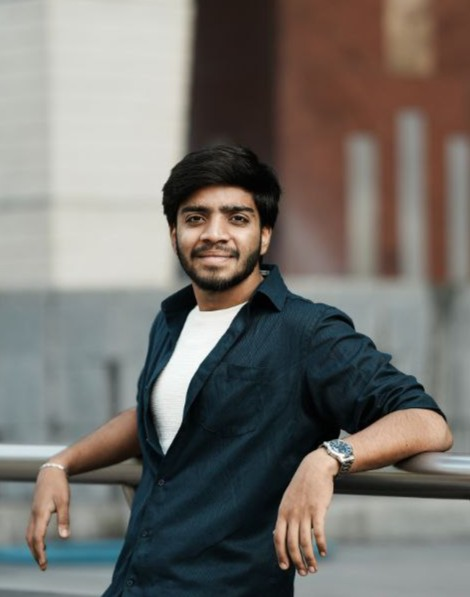
#> input picture samples/photo_2025-08-03_11-24-45.jpg, 470 x 597 px
$ python detect_image.py -i ../samples/photo_2025-08-03_11-24-45.jpg
#> lines starting #> are read from the running program, lines starting #| are printed output that depends on the picture; after the words box and inside, x2 and y2 are one past the last pixel; in counts of white or black regions, pixels touching at a corner belong together
import argparse
from pathlib import Path
import cv2

def detect_faces(image_path: Path, out_dir: Path, show: bool):
    # Check if input image exists
#> called with show = False
    if not image_path.exists():
        raise FileNotFoundError(f"Image not found: {image_path}")

    out_dir.mkdir(parents=True, exist_ok=True)

    # Load the image
    img = cv2.imread(str(image_path))
#> img is the input picture: shape (597, 470, 3); mean B, G, R 109, 113.8, 117.3
    if img is None:
        raise ValueError("Failed to read image. Is the path correct?")

    # Load Haar Cascade for face detection
    cascade_path = Path(cv2.data.haarcascades) / "haarcascade_frontalface_default.xml"
    face_cascade = cv2.CascadeClassifier(str(cascade_path))
    if face_cascade.empty():
        raise RuntimeError("Failed to load Haar cascade XML.")

    # Convert to grayscale for better detection
    gray = cv2.cvtColor(img, cv2.COLOR_BGR2GRAY)
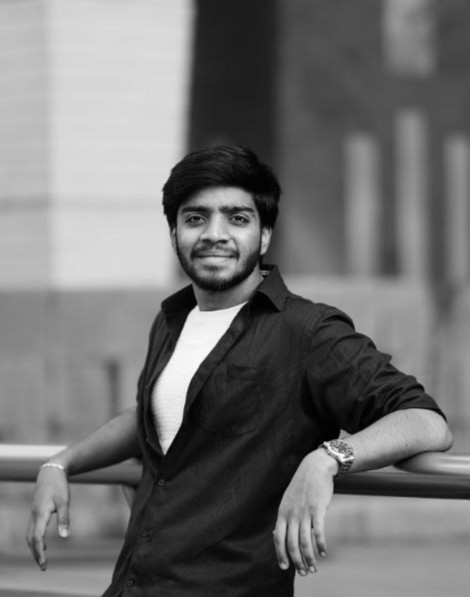
#> gray: shape (597, 470); min 0, max 255, mean 114.3

    # Detect faces
    faces = face_cascade.detectMultiScale(
        gray,
        scaleFactor=1.1,
        minNeighbors=5,
        minSize=(60, 60)
    )
#> faces = [[162, 176, 106, 106]]

    # Draw rectangles on faces
    for (x, y, w, h) in faces:
        cv2.rectangle(img, (x, y), (x + w, y + h), (0, 255, 0), 2)
        cv2.putText(img, "Face", (x, y - 8), cv2.FONT_HERSHEY_SIMPLEX, 0.6, (0, 255, 0), 2)
#> this loop made 1 pass
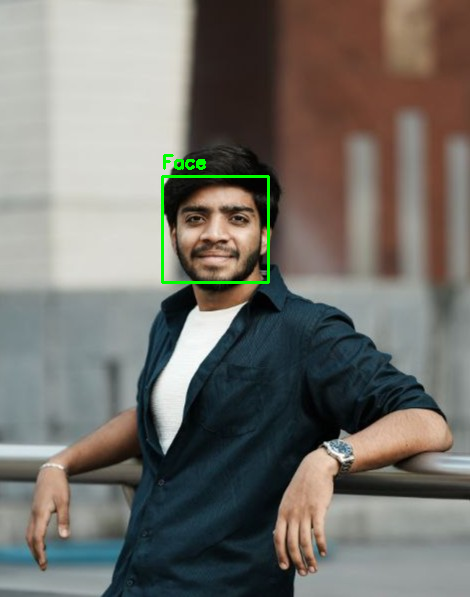
#> img: shape (597, 470, 3); 0.57% of pixels changed, all inside (x1, y1, x2, y2) = (161, 154, 270, 284)

    # Save annotated image
    out_path = out_dir / f"{image_path.stem}_faces.jpg"
    cv2.imwrite(str(out_path), img)

    print(f"[OK] Faces detected: {len(faces)}")
#| [OK] Faces detected: 1
    print(f"[OK] Output saved at: {out_path.resolve()}")

    # Display the result if requested
    if show:
        cv2.imshow("Sentio - Face Detection", img)
        cv2.waitKey(0)
        cv2.destroyAllWindows()

def main():
    # CLI argument parser
    parser = argparse.ArgumentParser(description="Detect faces in an image and save annotated output.")
    parser.add_argument("--image", "-i", help="Path to input image")
    parser.add_argument("--out", "-o", default="outputs", help="Output directory for results")
    parser.add_argument("--show", action="store_true", help="Show image window with detection")
    args = parser.parse_args()

    # If no image path is provided, use a default image
    if args.image is None:
        print("[INFO] No image provided. Using default image: sample.jpg")
        image_path = Path("C:\Sentio\samples\photo_2025-08-03_11-24-45.jpg")
        show = True  # Show window by default when using fallback
    else:
        image_path = Path(args.image)
        show = args.show

    detect_faces(image_path, Path(args.out), show)

if __name__ == "__main__":
    main()
